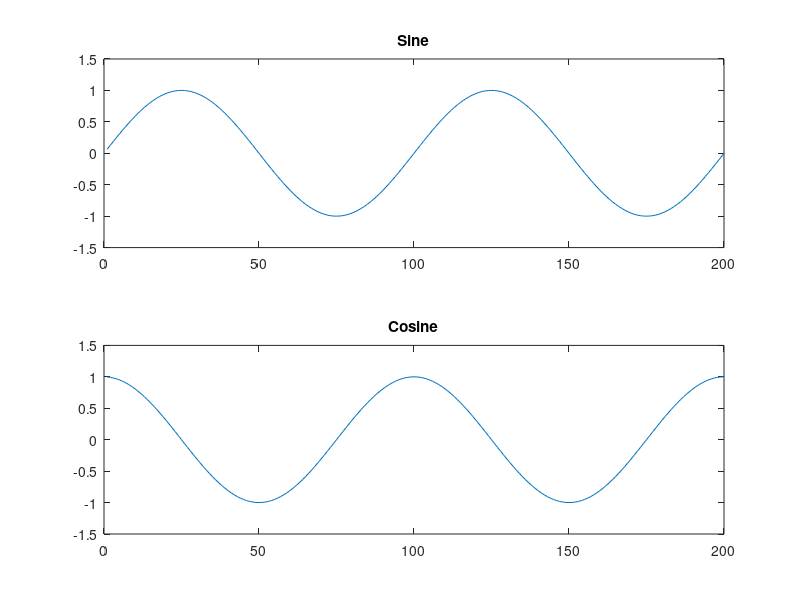

MATLAB code for this plot:
% cordic_osc.m
% Cordic oscillator demo
%
% This is a derivative of oscillator.m, which is a part of the Digital Communications
% by Bernd Porr licensed under Creative Commons Attribution 4.0 International License
% Original (C) 2015 Bernd Porr, mail@berndporr.me.uk, www.berndporr.me.uk
% https://www.berndporr.me.uk/teaching/digicomms/digi_comms_web.zip
% http://creativecommons.org/licenses/by/4.0/
clear; close all;

%% Constants
f_sample = 1e3;                   % Sampling frequency in Samples/s
f_carrier = 10;                   % Carrier frequency in Hz
w0 = 2*pi*f_carrier/f_sample;     % "Normalized" frequency
N_periods = 2;                    % Number of periods
N = N_periods*f_sample/f_carrier; % Number of samples

%% Initial conditions
c = 1;
c_delay = 0;
s = 0;
s_delay = 0;

sine = [];
cosine = [];

%% Oscillate
for i=1:N
    c_delay = c;
    s_delay = s;
    c = c_delay * cos(w0) - s_delay * sin(w0);
    s = s_delay * cos(w0) + c_delay * sin(w0);
    cosine = [cosine c];
    sine = [sine s];
end

%% Plot
figure(1)
subplot(2,1,1);
plot(sine);
title('Sine');

subplot(2,1,2);
plot(cosine);
title('Cosine');
